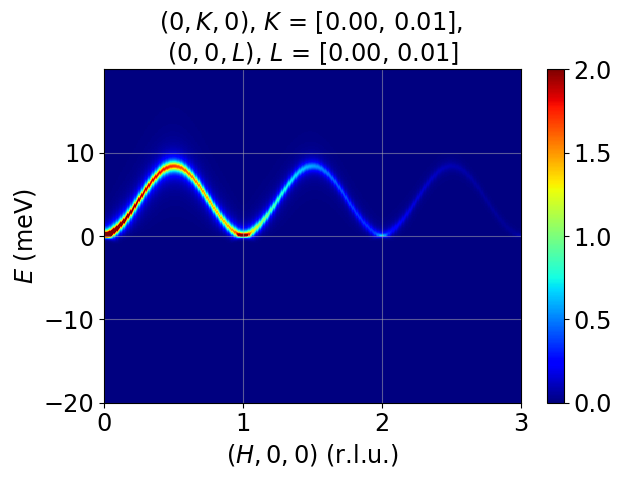

Write Python code to recreate this figure.
# -*- coding: utf-8 -*-
import sys
from pathlib import Path

sys.path.append(str(Path(__file__).parent.parent) + "/pyLiSW")
from Atoms import Atoms
from Bonds import Bonds
from Sample import Sample
from LSWT import LSWT
import matplotlib.pylab as plt
from utils import gamma_fnc

# -------------------------------------------------------------
# 1d FM chain, spin along z
# -------------------------------------------------------------
if __name__ == "__main__":
    axes = ["(H,0,0)", "(0,K,0)", "(0,0,L)"]
    # lattice parameters in Angstrom
    a = 3
    # determin the effective lattice parameters
    a_eff = a
    b_eff = a
    c_eff = a
    # propagation vector
    tau = (0, 0, 0)
    # vector perpendicular to the plane of rotation
    n = (0, 1, 0)
    # temperature
    te = 2
    fm_chain = Sample((a_eff, b_eff, c_eff), tau, n, te, gamma_fnc=gamma_fnc)
    # -------------------------------------------------------------
    # Add atoms
    # -------------------------------------------------------------
    s1 = 2

    # atom postions with effective lattice parameters
    atoms = [
        Atoms(
            t=(0, 0, 0),
            ion="Mn2",
            spin=s1,
            aniso=[[0, 0, 0], [0, 0, 0], [0, 0, -0.]],
        ),
    ]
    fm_chain.add_atoms(atoms)
    # -------------------------------------------------------------
    # Add bonds
    # -------------------------------------------------------------
    j1 = -1  # AFM is positive, FM is negative
    bonds = [
        Bonds(fm_chain, 0, 0, r1=(1, 0, 0), j=j1),
    ]
    fm_chain.add_bonds(bonds)

    # -------------------------------------------------------------
    # Simulate dispersion
    # -------------------------------------------------------------
    qe_range = (
        [0, 3.01, 0.01],
        [0.00, 0.01, 0.01],
        [0.00, 0.01, 0.01],
        [-20, 20, 0.01],
    )
    sim_qespace = LSWT(qe_range, fm_chain)
    # sim_qespace.dispersion_calc()
    # sim_qespace.plot_disp("x")
    # -------------------------------------------------------------
    # Simulate intensities
    # -------------------------------------------------------------
    sim_qespace.inten_calc()

    slice_range = (
        [0, 3.01, 0.01],
        [0.00, 0.01],
        [0.00, 0.01],
        [-20, 20.01, 0.01],
    )

    sim_qespace.slice(slice_range, plot_axes=(0, 3), SIM=True, vmin=0, vmax=2)
    # -------------------------------------------------------------
    # Making cuts
    # -------------------------------------------------------------
    cut_range = (
        [0.5, 0.51],
        [0.00, 0.01],
        [0.00, 0.01],
        [-20, 20.01, 0.01],
    )
    sim_qespace.cut(cut_range, plot_axis=3, SIM=True)
    cut_range = (
        [1.0, 1.01],
        [0.00, 0.01],
        [0.00, 0.01],
        [-20, 20.01, 0.01],
    )
    sim_qespace.cut(cut_range, plot_axis=3, SIM=True)

    plt.show()
